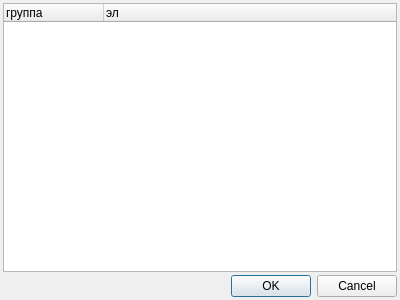
<?xml version="1.0" encoding="UTF-8"?>
<ui version="4.0">
 <class>DlgSelGroup</class>
 <widget class="QDialog" name="DlgSelGroup">
  <property name="geometry">
   <rect>
    <x>0</x>
    <y>0</y>
    <width>400</width>
    <height>300</height>
   </rect>
  </property>
  <property name="windowTitle">
   <string>Выбор группы</string>
  </property>
  <layout class="QVBoxLayout" name="verticalLayout_2">
   <property name="spacing">
    <number>3</number>
   </property>
   <property name="leftMargin">
    <number>3</number>
   </property>
   <property name="topMargin">
    <number>3</number>
   </property>
   <property name="rightMargin">
    <number>3</number>
   </property>
   <property name="bottomMargin">
    <number>3</number>
   </property>
   <item>
    <layout class="QVBoxLayout" name="verticalLayout">
     <item>
      <widget class="QTreeWidget" name="tw">
       <column>
        <property name="text">
         <string>группа</string>
        </property>
       </column>
       <column>
        <property name="text">
         <string>эл</string>
        </property>
       </column>
      </widget>
     </item>
    </layout>
   </item>
   <item>
    <widget class="QDialogButtonBox" name="buttonBox">
     <property name="orientation">
      <enum>Qt::Horizontal</enum>
     </property>
     <property name="standardButtons">
      <set>QDialogButtonBox::Cancel|QDialogButtonBox::Ok</set>
     </property>
    </widget>
   </item>
  </layout>
 </widget>
 <resources/>
 <connections>
  <connection>
   <sender>buttonBox</sender>
   <signal>accepted()</signal>
   <receiver>DlgSelGroup</receiver>
   <slot>accept()</slot>
   <hints>
    <hint type="sourcelabel">
     <x>248</x>
     <y>254</y>
    </hint>
    <hint type="destinationlabel">
     <x>157</x>
     <y>274</y>
    </hint>
   </hints>
  </connection>
  <connection>
   <sender>buttonBox</sender>
   <signal>rejected()</signal>
   <receiver>DlgSelGroup</receiver>
   <slot>reject()</slot>
   <hints>
    <hint type="sourcelabel">
     <x>316</x>
     <y>260</y>
    </hint>
    <hint type="destinationlabel">
     <x>286</x>
     <y>274</y>
    </hint>
   </hints>
  </connection>
 </connections>
</ui>
